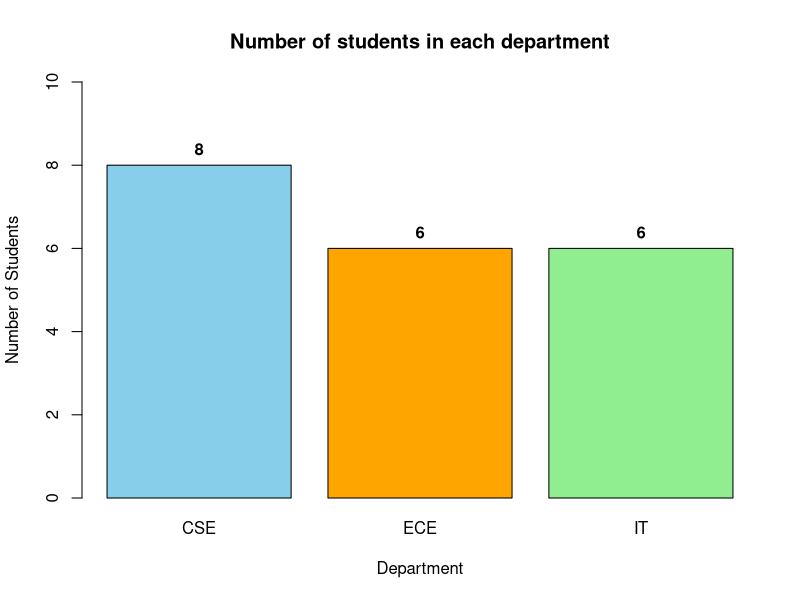
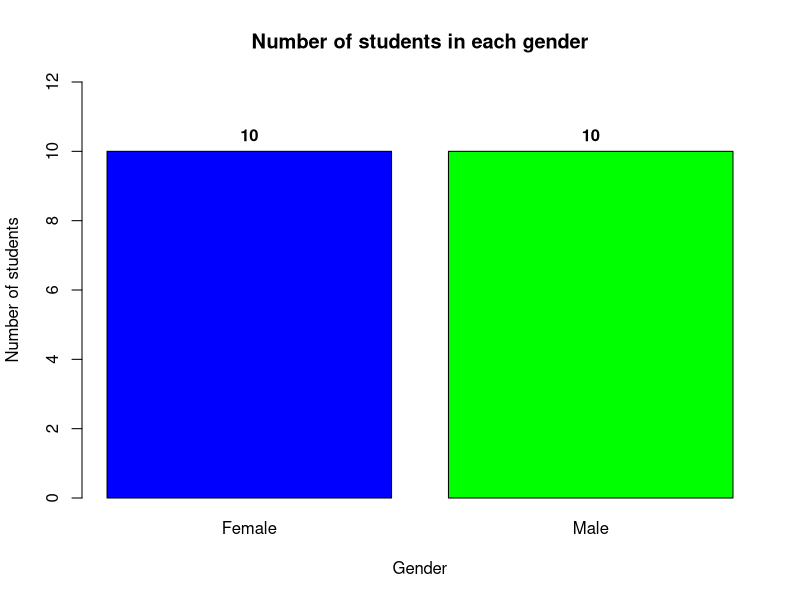
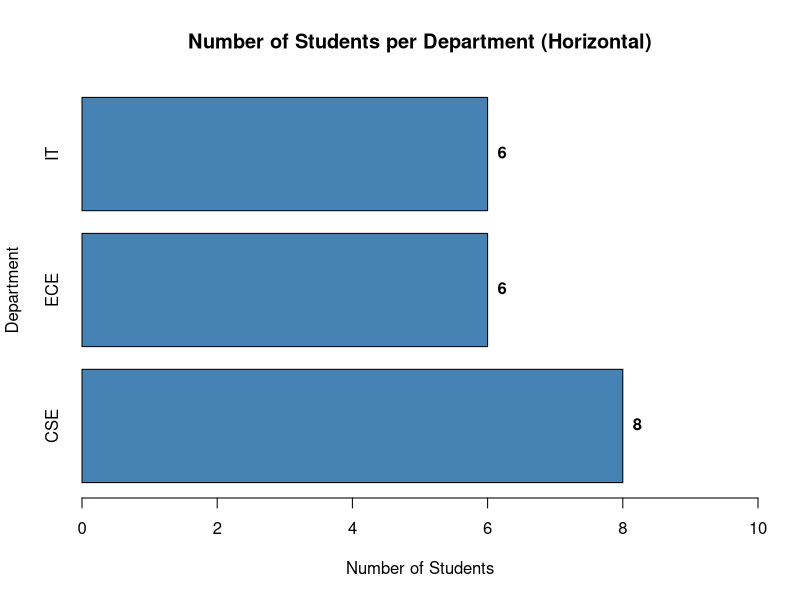

The R script that drew these images, in order:
library(readxl)

df <- read_excel("Student_Performance.xlsx",sheet="Sheet 1")
print(head(df))

# This is for calculate department wise 
dept_avg_marks <- tapply(df$Marks , df$Department , mean)
cat("Department wise Average Marks:\n",round(dept_avg_marks,2),"\n")

#Bar Plot : Number of students in each department  
dept_counts <- table(df$Department)
bp1 <- barplot(dept_counts,main="Number of students in each department",
xlab = "Department" , ylab= "Number of Students" 
,col= c("skyblue","orange","lightgreen"),
ylim = c(0,max(dept_counts)+2))

text(x = bp1, y = dept_counts, label = dept_counts, pos = 3, font = 2)


gender_counts <- table(df$Gender)
bp2 <- barplot(gender_counts, main="Number of students in each gender",
xlab="Gender",ylab="Number of students",
col = c("blue","green"),
ylim = c(0,max(gender_counts)+2))
text(x=bp2,y=gender_counts,label=gender_counts, pos = 3,font=2)

bp4 <- barplot(dept_counts,
               main = "Number of Students per Department (Horizontal)",
               xlab = "Number of Students",
               ylab = "Department",
               col = "steelblue",
               horiz = TRUE,
               xlim = c(0, max(dept_counts) + 2))
text(x = dept_counts, y = bp4, label = dept_counts, pos = 4, font = 2)
